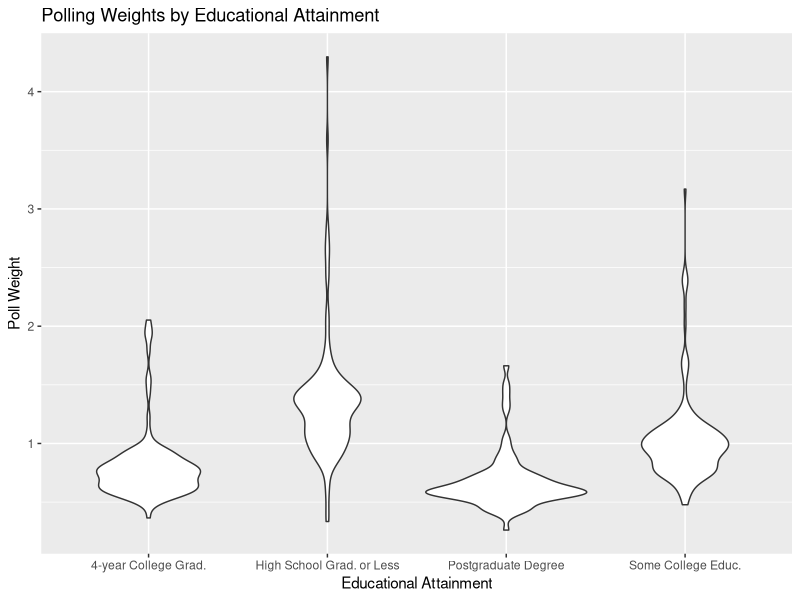

The R script that drew this image:
## ---- chunk 1
knitr::opts_chunk$set(echo = TRUE)
library(tidyverse)
library(knitr)
library(formattable)
## ---- chunk 2
elections <-read_csv("elections-poll-me02-1.csv")

elections1<-elections%>%
  select(educ4,response)%>%
 filter(educ4 != "[DO NOT READ] Don't know/Refused")%>%
  count(educ4, response) %>% 
  spread(key=response,value=n) %>% 
  mutate(educ4 = str_replace(educ4, "High School Grad. or Less", "H.S. Grad or Less"),
       educ4 = str_replace(educ4, "Postgraduate Degree", "Post-grad.")) %>% 
  arrange(c("Post-grad.","4-year College Grad.","Some College Educ.", "H.S. Grad. or Less" ))
elections1

kable(elections1, 
      col.names = c("", "DEM.", "REP.", "UND."), caption = "Education") 

## ---- chunk 3
elections2 <- elections %>%
  select(race_edu, response, final_weight)%>%
  filter(race_edu != "[DO NOT READ] Don't know/Refused")%>%
  group_by(response, race_edu) %>% 
  mutate(weighted_count = sum(final_weight)) %>% 
  distinct(weighted_count, .keep_all = TRUE) %>% 
    select(race_edu, response, weighted_count) %>% 
    spread(key = response, value = weighted_count) %>% 
    mutate(total_weighted = Dem + Rep + Und, 
           Dem = 100*Dem/total_weighted,
           Rep = 100*Rep/total_weighted, 
           Und = 100*Und/total_weighted) %>% 
    select(race_edu, Dem, Rep, Und)
       
kable(elections1, digits = round (1),
      col.names = c("", "DEM.", "REP.", "UND."), caption = "Race and Education Weighted by Likelyhood to Vote")   
## ---- chunk 4
elections %>% 
  filter(educ4 != "[DO NOT READ] Don't know/Refused") %>% 
  arrange(educ4 == c("Postgraduate Degree", "4-year College Grad.", "Some College Educ.", "High School Grad. or Less")) %>% 
  ggplot(aes(x = educ4, y = final_weight)) +
  geom_violin() +
  xlab("Educational Attainment") +
  ylab("Poll Weight")+
  ggtitle("Polling Weights by Educational Attainment")
